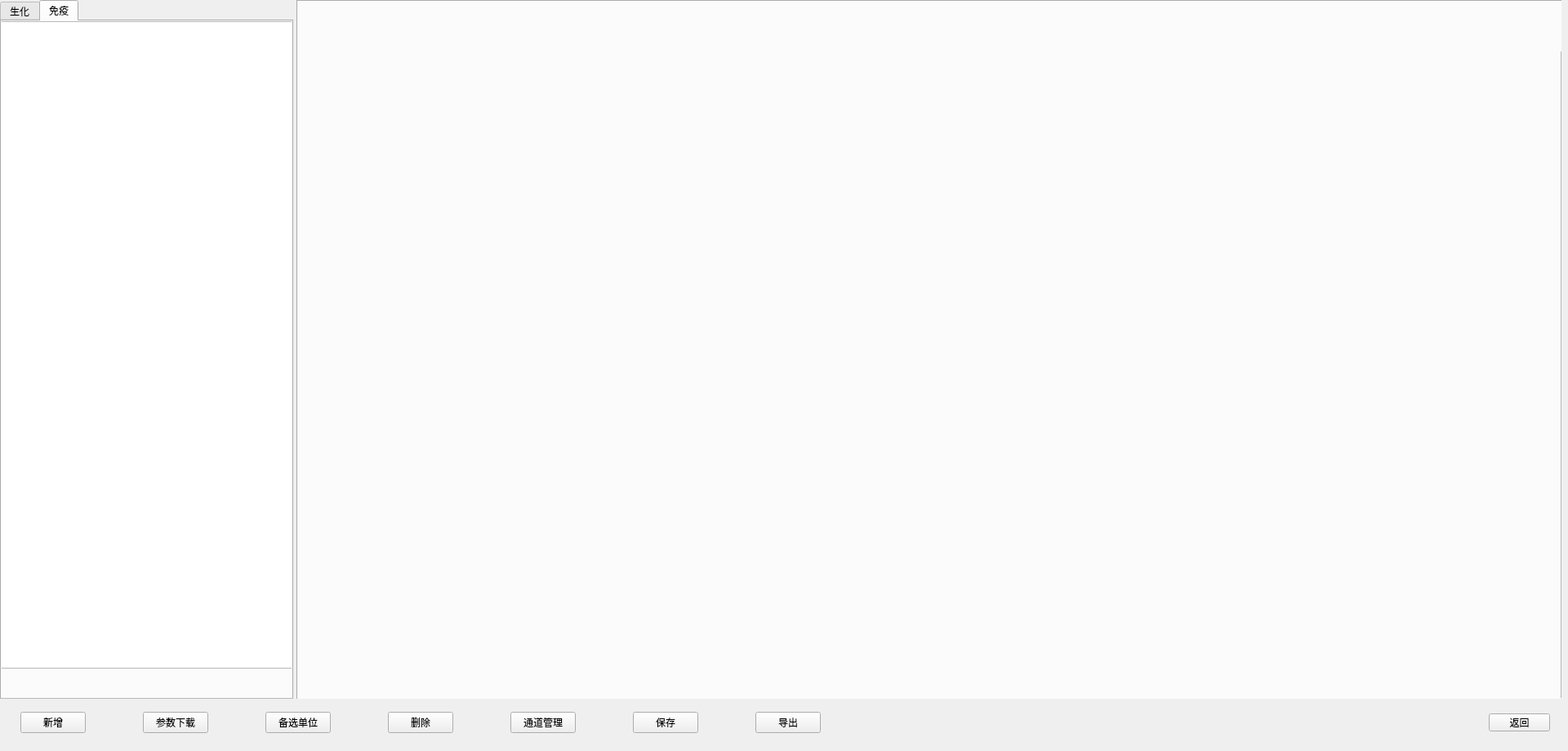
<?xml version="1.0" encoding="UTF-8"?>
<ui version="4.0">
 <class>AssayConfigWidget</class>
 <widget class="QWidget" name="AssayConfigWidget">
  <property name="enabled">
   <bool>true</bool>
  </property>
  <property name="geometry">
   <rect>
    <x>0</x>
    <y>0</y>
    <width>1920</width>
    <height>920</height>
   </rect>
  </property>
  <property name="windowTitle">
   <string notr="true">AssayParamWidget</string>
  </property>
  <widget class="QFrame" name="line_h_2">
   <property name="geometry">
    <rect>
     <x>0</x>
     <y>855</y>
     <width>359</width>
     <height>1</height>
    </rect>
   </property>
   <property name="frameShape">
    <enum>QFrame::StyledPanel</enum>
   </property>
   <property name="frameShadow">
    <enum>QFrame::Raised</enum>
   </property>
   <property name="lines" stdset="0">
    <string notr="true">solid</string>
   </property>
  </widget>
  <widget class="QFrame" name="line_v_2">
   <property name="geometry">
    <rect>
     <x>1911</x>
     <y>63</y>
     <width>1</width>
     <height>792</height>
    </rect>
   </property>
   <property name="frameShape">
    <enum>QFrame::StyledPanel</enum>
   </property>
   <property name="frameShadow">
    <enum>QFrame::Raised</enum>
   </property>
   <property name="lines" stdset="0">
    <string notr="true">solid</string>
   </property>
  </widget>
  <widget class="QPushButton" name="flat_return">
   <property name="geometry">
    <rect>
     <x>1823</x>
     <y>874</y>
     <width>75</width>
     <height>22</height>
    </rect>
   </property>
   <property name="text">
    <string>返回</string>
   </property>
   <property name="buttons" stdset="0">
    <string notr="true">flat</string>
   </property>
  </widget>
  <widget class="QWidget" name="widget" native="true">
   <property name="geometry">
    <rect>
     <x>25</x>
     <y>870</y>
     <width>1781</width>
     <height>30</height>
    </rect>
   </property>
   <property name="minimumSize">
    <size>
     <width>0</width>
     <height>30</height>
    </size>
   </property>
   <property name="maximumSize">
    <size>
     <width>16777215</width>
     <height>30</height>
    </size>
   </property>
   <layout class="QHBoxLayout" name="horizontalLayout">
    <property name="spacing">
     <number>70</number>
    </property>
    <property name="leftMargin">
     <number>0</number>
    </property>
    <property name="topMargin">
     <number>0</number>
    </property>
    <property name="rightMargin">
     <number>0</number>
    </property>
    <property name="bottomMargin">
     <number>0</number>
    </property>
    <item>
     <widget class="QPushButton" name="flat_new_add">
      <property name="text">
       <string>新增</string>
      </property>
      <property name="buttons" stdset="0">
       <string notr="true">flat</string>
      </property>
     </widget>
    </item>
    <item>
     <widget class="QPushButton" name="flat_parameter_download">
      <property name="minimumSize">
       <size>
        <width>0</width>
        <height>0</height>
       </size>
      </property>
      <property name="maximumSize">
       <size>
        <width>16777215</width>
        <height>16777215</height>
       </size>
      </property>
      <property name="text">
       <string>参数下载</string>
      </property>
      <property name="buttons" stdset="0">
       <string notr="true">flat</string>
      </property>
     </widget>
    </item>
    <item>
     <widget class="QPushButton" name="flat_alternative_unit">
      <property name="minimumSize">
       <size>
        <width>0</width>
        <height>0</height>
       </size>
      </property>
      <property name="maximumSize">
       <size>
        <width>16777215</width>
        <height>16777215</height>
       </size>
      </property>
      <property name="text">
       <string>备选单位</string>
      </property>
      <property name="buttons" stdset="0">
       <string notr="true">flat</string>
      </property>
     </widget>
    </item>
    <item>
     <widget class="QPushButton" name="del_Button">
      <property name="minimumSize">
       <size>
        <width>0</width>
        <height>0</height>
       </size>
      </property>
      <property name="maximumSize">
       <size>
        <width>16777215</width>
        <height>16777215</height>
       </size>
      </property>
      <property name="text">
       <string>删除</string>
      </property>
      <property name="buttons" stdset="0">
       <string notr="true">flat</string>
      </property>
     </widget>
    </item>
    <item>
     <widget class="QPushButton" name="btn_assayCodeMag">
      <property name="minimumSize">
       <size>
        <width>0</width>
        <height>0</height>
       </size>
      </property>
      <property name="maximumSize">
       <size>
        <width>16777215</width>
        <height>16777215</height>
       </size>
      </property>
      <property name="text">
       <string>通道管理</string>
      </property>
      <property name="buttons" stdset="0">
       <string notr="true">flat</string>
      </property>
     </widget>
    </item>
    <item>
     <widget class="QPushButton" name="flat_save">
      <property name="minimumSize">
       <size>
        <width>0</width>
        <height>0</height>
       </size>
      </property>
      <property name="maximumSize">
       <size>
        <width>16777215</width>
        <height>16777215</height>
       </size>
      </property>
      <property name="text">
       <string>保存</string>
      </property>
      <property name="buttons" stdset="0">
       <string notr="true">flat</string>
      </property>
     </widget>
    </item>
    <item>
     <widget class="QPushButton" name="export_btn">
      <property name="minimumSize">
       <size>
        <width>0</width>
        <height>0</height>
       </size>
      </property>
      <property name="maximumSize">
       <size>
        <width>16777215</width>
        <height>16777215</height>
       </size>
      </property>
      <property name="text">
       <string>导出</string>
      </property>
      <property name="buttons" stdset="0">
       <string notr="true">flat</string>
      </property>
     </widget>
    </item>
    <item>
     <spacer name="horizontalSpacer">
      <property name="orientation">
       <enum>Qt::Horizontal</enum>
      </property>
      <property name="sizeHint" stdset="0">
       <size>
        <width>40</width>
        <height>20</height>
       </size>
      </property>
     </spacer>
    </item>
   </layout>
  </widget>
  <widget class="QWidget" name="widget_1" native="true">
   <property name="geometry">
    <rect>
     <x>0</x>
     <y>0</y>
     <width>1912</width>
     <height>856</height>
    </rect>
   </property>
   <layout class="QHBoxLayout" name="horizontalLayout_2" stretch="359,1553">
    <property name="spacing">
     <number>4</number>
    </property>
    <property name="leftMargin">
     <number>0</number>
    </property>
    <property name="topMargin">
     <number>0</number>
    </property>
    <property name="rightMargin">
     <number>0</number>
    </property>
    <property name="bottomMargin">
     <number>0</number>
    </property>
    <item>
     <widget class="QTabWidget" name="tabWidget">
      <property name="minimumSize">
       <size>
        <width>359</width>
        <height>860</height>
       </size>
      </property>
      <property name="styleSheet">
       <string/>
      </property>
      <property name="currentIndex">
       <number>1</number>
      </property>
      <property name="tabBarAutoHide">
       <bool>true</bool>
      </property>
      <property name="pane_border" stdset="0">
       <string notr="true">border_left</string>
      </property>
      <widget class="QWidget" name="tab">
       <attribute name="title">
        <string>生化</string>
       </attribute>
       <widget class="QTableView" name="AssayTable">
        <property name="geometry">
         <rect>
          <x>-1</x>
          <y>0</y>
          <width>359</width>
          <height>793</height>
         </rect>
        </property>
        <property name="styleSheet">
         <string/>
        </property>
        <property name="horizontalScrollBarPolicy">
         <enum>Qt::ScrollBarAsNeeded</enum>
        </property>
        <property name="editTriggers">
         <set>QAbstractItemView::NoEditTriggers</set>
        </property>
        <property name="selectionBehavior">
         <enum>QAbstractItemView::SelectRows</enum>
        </property>
        <property name="verticalScrollMode">
         <enum>QAbstractItemView::ScrollPerPixel</enum>
        </property>
        <property name="horizontalScrollMode">
         <enum>QAbstractItemView::ScrollPerPixel</enum>
        </property>
        <property name="showGrid">
         <bool>false</bool>
        </property>
        <attribute name="horizontalHeaderDefaultSectionSize">
         <number>75</number>
        </attribute>
        <attribute name="horizontalHeaderHighlightSections">
         <bool>false</bool>
        </attribute>
        <attribute name="horizontalHeaderStretchLastSection">
         <bool>true</bool>
        </attribute>
        <attribute name="verticalHeaderVisible">
         <bool>false</bool>
        </attribute>
        <attribute name="verticalHeaderDefaultSectionSize">
         <number>45</number>
        </attribute>
       </widget>
       <widget class="QFrame" name="line_h_3">
        <property name="geometry">
         <rect>
          <x>0</x>
          <y>0</y>
          <width>358</width>
          <height>1</height>
         </rect>
        </property>
        <property name="frameShape">
         <enum>QFrame::StyledPanel</enum>
        </property>
        <property name="frameShadow">
         <enum>QFrame::Raised</enum>
        </property>
        <property name="lines" stdset="0">
         <string notr="true">solid</string>
        </property>
       </widget>
       <widget class="QFrame" name="line_v_5">
        <property name="geometry">
         <rect>
          <x>357</x>
          <y>0</y>
          <width>1</width>
          <height>801</height>
         </rect>
        </property>
        <property name="frameShape">
         <enum>QFrame::StyledPanel</enum>
        </property>
        <property name="frameShadow">
         <enum>QFrame::Raised</enum>
        </property>
        <property name="lines" stdset="0">
         <string notr="true">solid</string>
        </property>
       </widget>
      </widget>
      <widget class="QWidget" name="tab_2">
       <attribute name="title">
        <string>免疫</string>
       </attribute>
       <widget class="QTableView" name="AssayTable_2">
        <property name="geometry">
         <rect>
          <x>-1</x>
          <y>0</y>
          <width>359</width>
          <height>793</height>
         </rect>
        </property>
        <property name="minimumSize">
         <size>
          <width>0</width>
          <height>0</height>
         </size>
        </property>
        <property name="verticalScrollBarPolicy">
         <enum>Qt::ScrollBarAsNeeded</enum>
        </property>
        <property name="horizontalScrollBarPolicy">
         <enum>Qt::ScrollBarAsNeeded</enum>
        </property>
        <property name="verticalScrollMode">
         <enum>QAbstractItemView::ScrollPerPixel</enum>
        </property>
        <property name="horizontalScrollMode">
         <enum>QAbstractItemView::ScrollPerPixel</enum>
        </property>
        <property name="showGrid">
         <bool>false</bool>
        </property>
        <attribute name="horizontalHeaderDefaultSectionSize">
         <number>75</number>
        </attribute>
        <attribute name="horizontalHeaderHighlightSections">
         <bool>false</bool>
        </attribute>
        <attribute name="horizontalHeaderStretchLastSection">
         <bool>true</bool>
        </attribute>
        <attribute name="verticalHeaderDefaultSectionSize">
         <number>45</number>
        </attribute>
       </widget>
       <widget class="QFrame" name="line_h_4">
        <property name="geometry">
         <rect>
          <x>0</x>
          <y>0</y>
          <width>358</width>
          <height>1</height>
         </rect>
        </property>
        <property name="frameShape">
         <enum>QFrame::StyledPanel</enum>
        </property>
        <property name="frameShadow">
         <enum>QFrame::Raised</enum>
        </property>
        <property name="lines" stdset="0">
         <string notr="true">solid</string>
        </property>
       </widget>
       <widget class="QFrame" name="line_v_7">
        <property name="geometry">
         <rect>
          <x>358</x>
          <y>6</y>
          <width>1</width>
          <height>801</height>
         </rect>
        </property>
        <property name="frameShape">
         <enum>QFrame::StyledPanel</enum>
        </property>
        <property name="frameShadow">
         <enum>QFrame::Raised</enum>
        </property>
        <property name="lines" stdset="0">
         <string notr="true">solid</string>
        </property>
       </widget>
      </widget>
     </widget>
    </item>
    <item>
     <widget class="AssayParamTabWidget" name="AssayParamTabWgt">
      <property name="minimumSize">
       <size>
        <width>1553</width>
        <height>860</height>
       </size>
      </property>
      <property name="contextMenuPolicy">
       <enum>Qt::DefaultContextMenu</enum>
      </property>
      <property name="tabBarAutoHide">
       <bool>true</bool>
      </property>
     </widget>
    </item>
   </layout>
  </widget>
  <widget class="QLabel" name="show_label">
   <property name="geometry">
    <rect>
     <x>363</x>
     <y>0</y>
     <width>1549</width>
     <height>856</height>
    </rect>
   </property>
   <property name="text">
    <string/>
   </property>
   <property name="borders" stdset="0">
    <string notr="true">all</string>
   </property>
  </widget>
  <zorder>widget</zorder>
  <zorder>widget_1</zorder>
  <zorder>line_h_2</zorder>
  <zorder>line_v_2</zorder>
  <zorder>flat_return</zorder>
  <zorder>show_label</zorder>
 </widget>
 <layoutdefault spacing="6" margin="11"/>
 <customwidgets>
  <customwidget>
   <class>AssayParamTabWidget</class>
   <extends>QTabWidget</extends>
   <header location="global">utility/assayparamtabwidget.h</header>
   <container>1</container>
  </customwidget>
 </customwidgets>
 <resources/>
 <connections/>
</ui>
